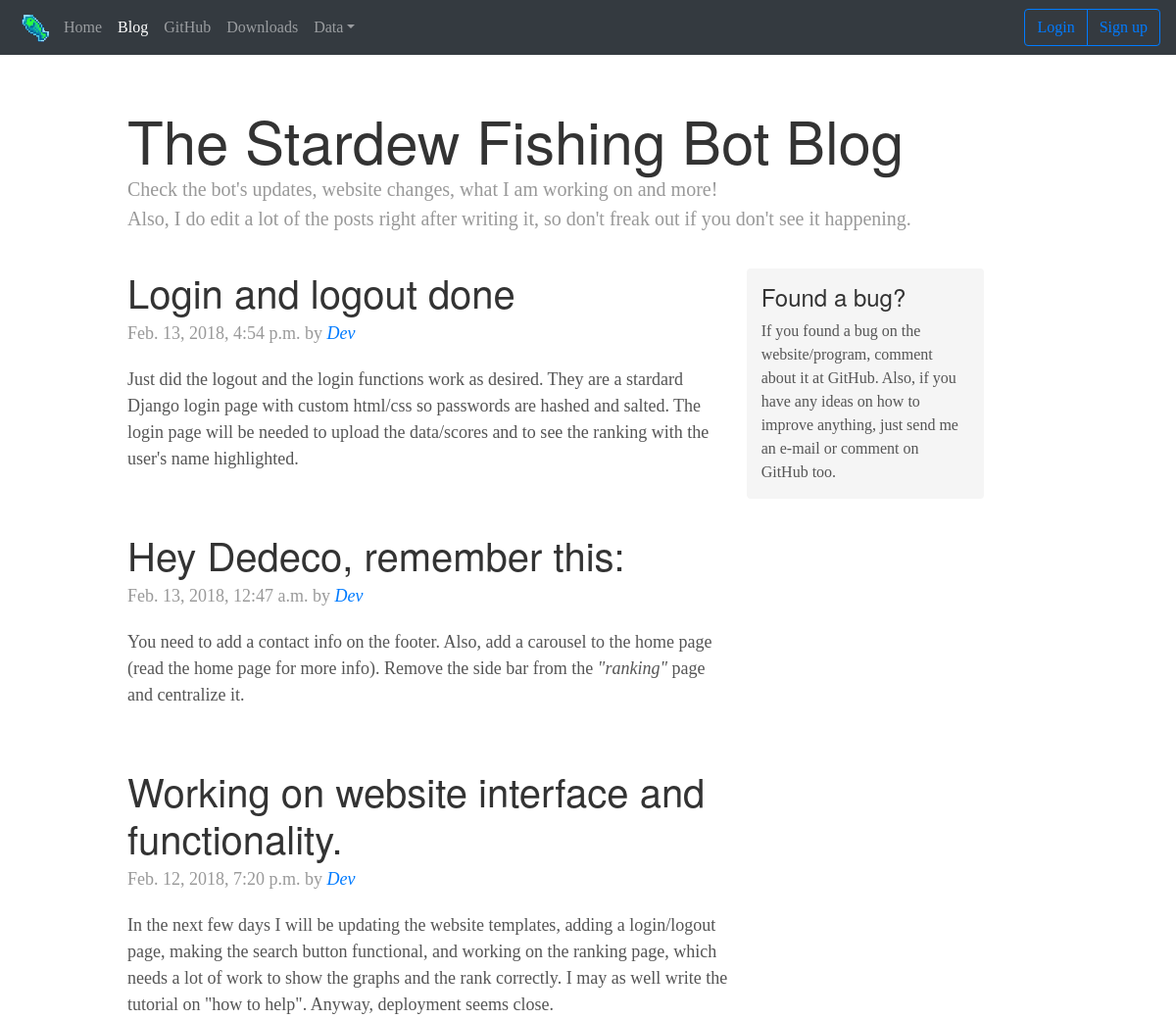
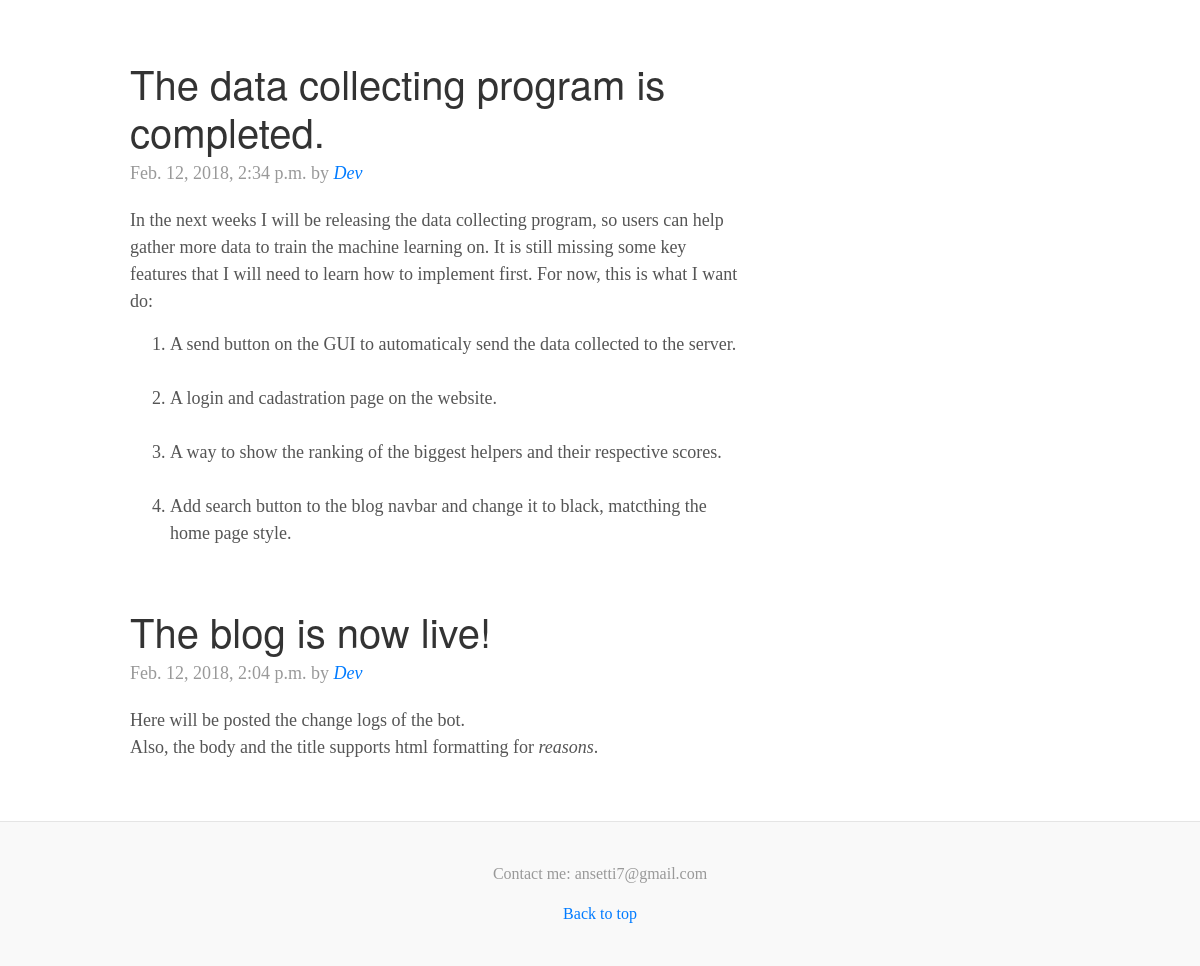
The page /blog/ on the database as committed earlier (2 pictures, top to bottom).
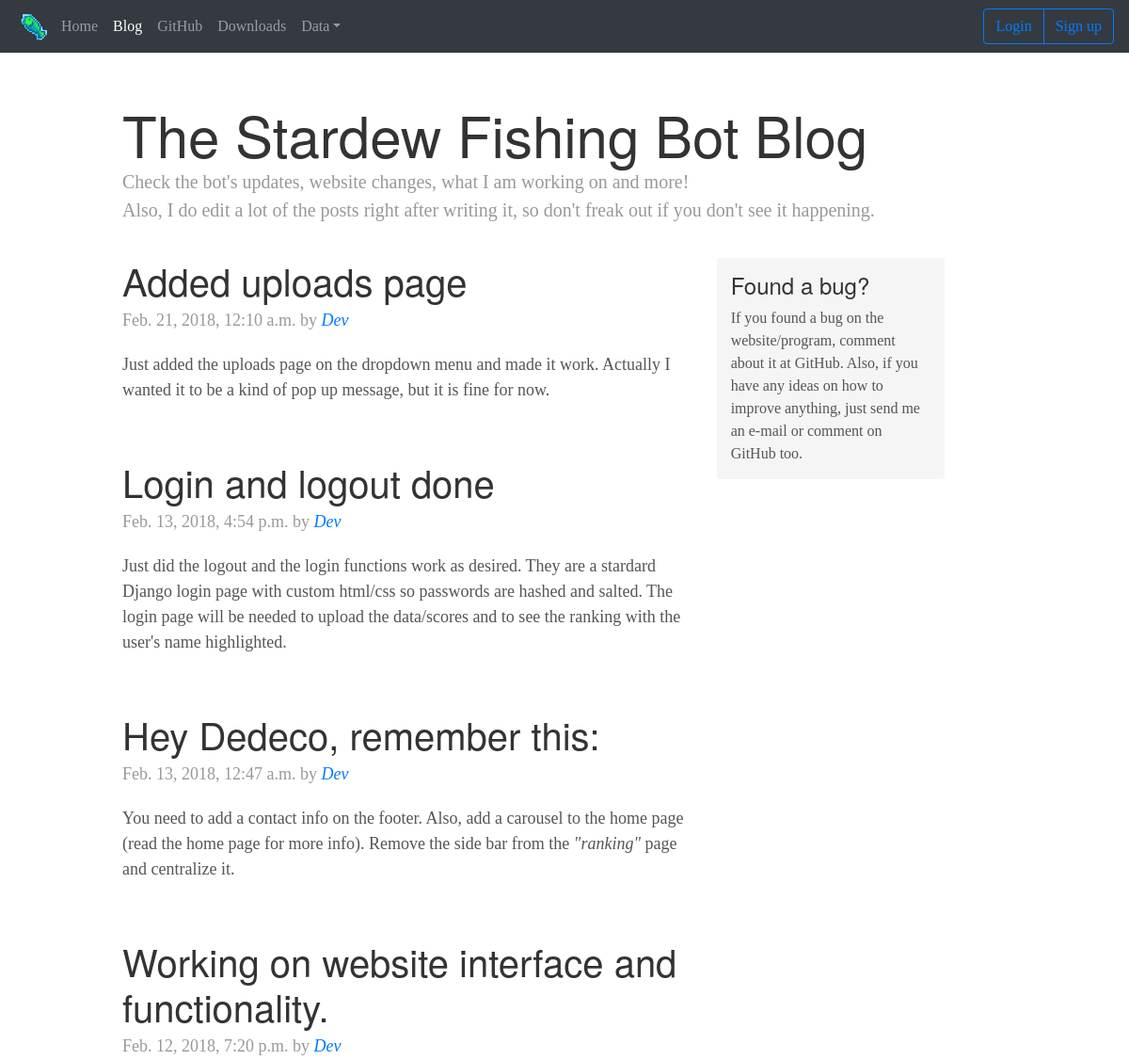
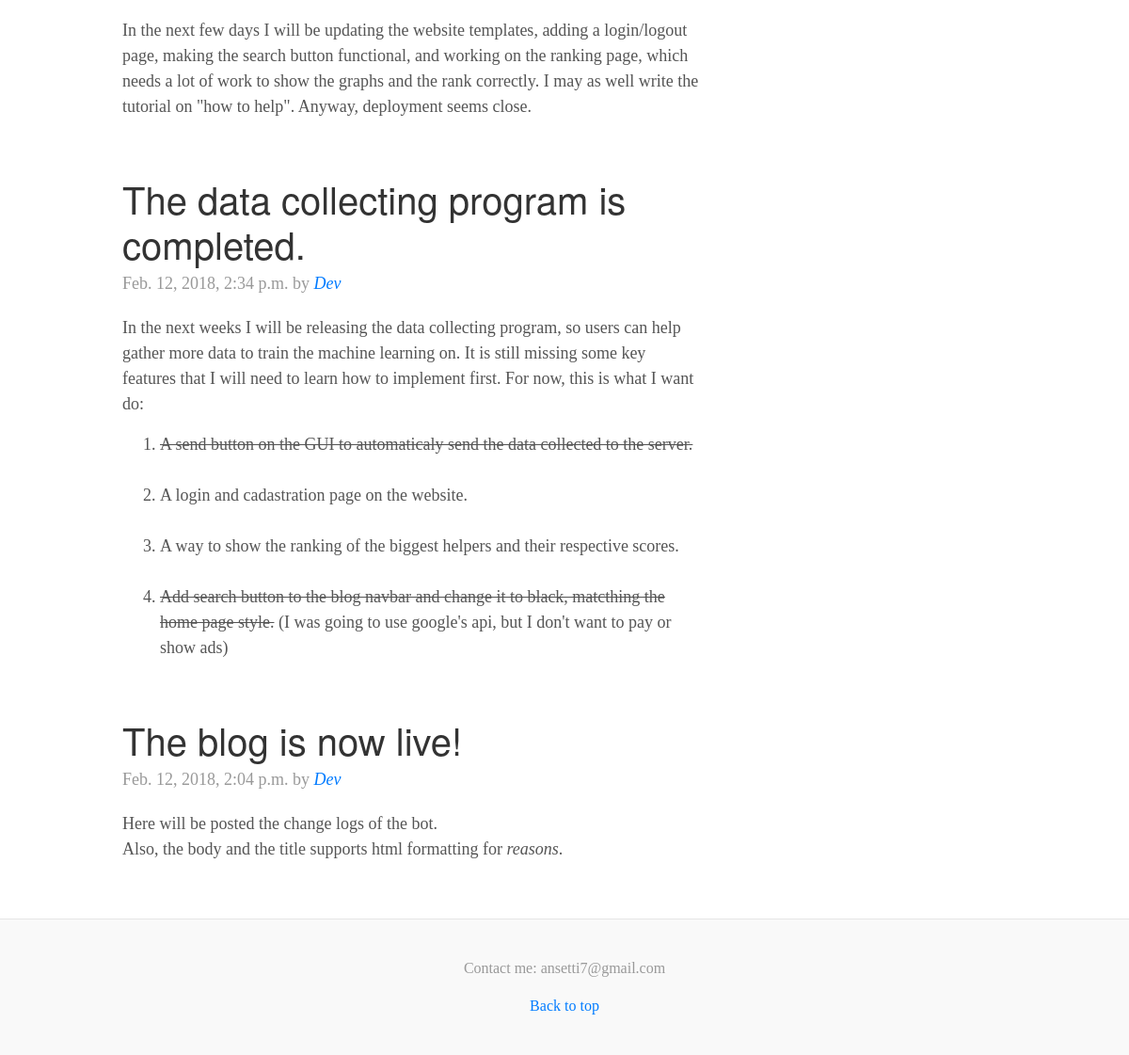
The same page on the database as committed later (2 pictures, top to bottom).
### blog/models.py (models this page shows, shortened)
class Post(models.Model):
    title = models.CharField(max_length = 140)
    body = models.TextField()
    date = models.DateTimeField()
    author = models.CharField(max_length = 20, default = 'Dev')

### blog/templates/blog/index.html (shortened to what this page needs)
{% extends 'home/header_footer.html' %}
{% block title %}
  {% load staticfiles %}
  <link href="{% static 'css/jumbotron.css' %}" rel="stylesheet">
  <link href="{% static 'css/blog.css' %}" rel="stylesheet">
{% endblock title %}
{% block body %}
<div class="container">
  <div class="blog-header">
    <h1 class="blog-title">The Stardew Fishing Bot Blog</h1>
    <p class="lead blog-description">Check the bot's updates, website changes, what I am working on and more!<br> Also, I do edit a lot of the posts right after writing it, so don't freak out if you don't see it happening.<br></p>
  </div>
  <div class="row">
    <div class="col-sm-8 blog-main">
      <div class="blog-post">
        {% include 'blog/posts.html' %}
      </div>
    </div>
    <div class="col-sm-3 col-sm-offset-1 blog-sidebar">
      <div class="sidebar-module sidebar-module-inset">
        <h4>Found a bug?</h4>
        <p>If you found a bug on the website/program, comment about it at GitHub. Also, if you have any ideas on how to improve anything, just send me an e-mail or comment on GitHub too.</p>
      </div>
      </div>
  </div>
</div>
{% endblock body %}

### blog/templates/blog/posts.html
{% block content %}
	{% for post in object_list %}
	<div class="blog-post">
		<h2 class="blog-post-title">{{post.title|safe}}</h2>
        <p class="blog-post-meta">{{post.date}} by <a href="https://github.com/Setti7"><i>{{post.author}}</i></a></p>
        <p>{{post.body|safe|linebreaks}}</p>
    </div>
    {% endfor %}
{% endblock %}

Rows that differ between the two databases and show on the page:
added Post: title "Added uploads page", date "Feb. 21, 2018, 12:10 a.m.", author "Dev", body "Just added the uploads page on the dropdown menu and made it work. Actually I wanted it to be a kind of pop up message, but it is fine for now."
changed Post "The data collecting program is completed.": body "…the home page style." → "…the home page style. (I was going to use google's api, but I don't want to pay or show ads)"
